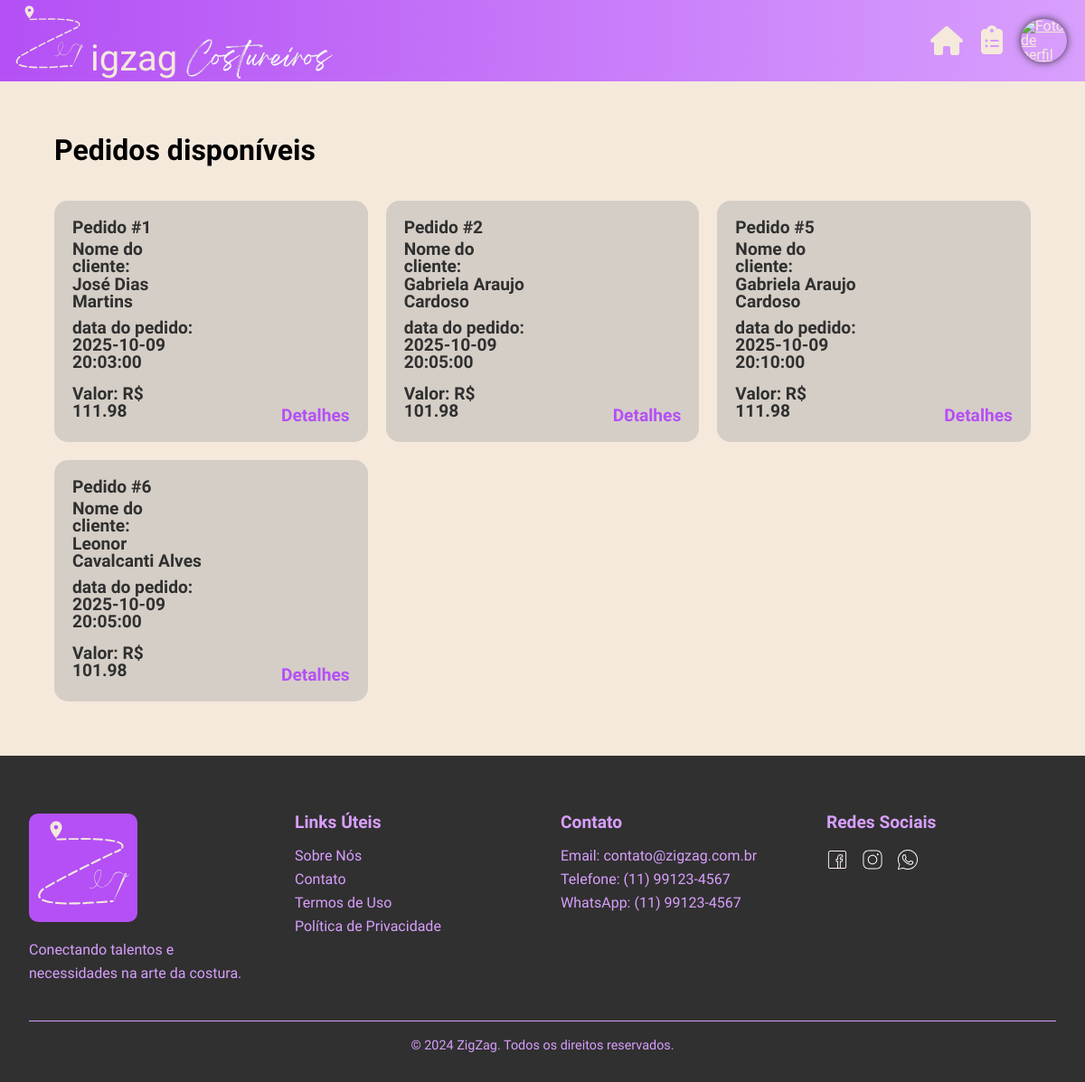
Page /costureiro/pedidos/index.php (signed in) on the committed database.
### tables this page shows
CREATE TABLE IF NOT EXISTS tbl_pedido
(
    ped_id integer NOT NULL PRIMARY KEY AUTO_INCREMENT,

    ped_data date,
    ped_horario time,

    ped_descricao text,

    ped_viagens tinyint DEFAULT 0,
    ped_concluido tinyint DEFAULT 0,

    cli_id integer,
    FOREIGN KEY (cli_id)
    REFERENCES tbl_cliente(cli_id)
    ON DELETE SET NULL,

    end_id integer,
    FOREIGN KEY (end_id)
    REFERENCES tbl_endereco_cliente(end_id)
    ON DELETE SET NULL
);

CREATE TABLE IF NOT EXISTS tbl_item
(
    ite_id integer NOT NULL PRIMARY KEY AUTO_INCREMENT,

    ite_descricao text,

    cat_id integer,
    FOREIGN KEY (cat_id) 
    REFERENCES tbl_catalogo(cat_id)
    ON DELETE SET NULL,

    ped_id integer NOT NULL,
    FOREIGN KEY (ped_id) 
    REFERENCES tbl_pedido(ped_id)
    ON DELETE CASCADE
);

CREATE TABLE IF NOT EXISTS tbl_cliente
(
    cli_id integer NOT NULL PRIMARY KEY AUTO_INCREMENT,

    cli_email varchar(320) NOT NULL,
    cli_senhaHash varchar(128) NOT NULL,

    cli_cpf bigint,
    cli_nome varchar(64),
    cli_nascimento date,
    cli_telefone bigint,

    cli_perfil varchar(255) DEFAULT 'default.png'
);

### web/costureiro/pedidos/bancoPedidos.php (called while the page is built)
<?php
function buscarPedidos($conexao, $id)
{
    $query = "SELECT *
    FROM tbl_pedido AS ped
    WHERE ped_concluido = 0
    AND ped_id = ANY(
	    SELECT ped_id
	    FROM tbl_item AS ite
	    JOIN tbl_catalogo AS cat ON cat.cat_id = ite.cat_id
	    JOIN tbl_costureiro AS cost ON cost.cos_id = cat.cos_id
	    WHERE cost.cos_id = $id
    );";
    $sqlexecutar = mysqli_query($conexao, $query);
    $resultado = mysqli_fetch_all($sqlexecutar, MYSQLI_ASSOC);
    return $resultado;
};
function exibirPedidos($conexao, $ped_id)
{
    $query = "SELECT *
            FROM tbl_pedido
                    JOIN tbl_item ON tbl_pedido.ped_id = tbl_item.ped_id
                    JOIN tbl_catalogo ON tbl_item.cat_id = tbl_catalogo.cat_id
                    JOIN tbl_costureiro ON tbl_catalogo.cos_id = tbl_costureiro.cos_id
                    JOIN tbl_cliente ON tbl_pedido.cli_id = tbl_cliente.cli_id
                    JOIN tbl_endereco_cliente ON tbl_pedido.end_id = tbl_endereco_cliente.end_id
                    WHERE tbl_pedido.ped_id = $ped_id";
    $sqlexecutar = mysqli_query($conexao, $query);
    $resultado = mysqli_fetch_all($sqlexecutar, MYSQLI_ASSOC);
    return $resultado;
}

### web/costureiro/pedidos/index.php (the view, shortened to what this page needs)
<!DOCTYPE html>
<html lang="pt-br">
<head>
    <link rel="stylesheet" href="pedidos.css" />
    <link rel="stylesheet" href="../home.css" />
    <link rel="stylesheet" href="https://unpkg.com/leaflet@1.9.4/dist/leaflet.css" />
    <?php session_start();
    require_once '../../conexao.php';
    require_once 'bancoPedidos.php';
    $id = $_SESSION["cos_id"];
    $buscarPedidos = buscarPedidos($conexao, $id);
    ?>
</head>
<body>
    <header class="top">
        <div class="header_logo">
            <a href="../../"><img class="logo_header" src="../../assets/svg/logo.svg" width="90" height="90"
                    alt="Logo ZigZag">
                <p class="zigzag_txt">igzag</p>
                <img class="cost_text" src="../../assets\images\cost_img\ZigZag.png" alt="cliente">
            </a>
        </div>
        <nav class="nav_header">
        </nav>
        <a class="icon" href="../"><i class="fa-solid fa-house fa-2x"></i></a>
        <a class="icon" href="../pedidos"><i class="fa-duotone fa-solid fa-clipboard-list fa-2xl" style="--fa-primary-color: #b450f5; --fa-secondary-color: #f5e9db;"></i></a>
        <a class="icon" href="../perfil/"><img
                class="icon_img_perfil"
                src="../../assets/uploads/profilepictures/<?php echo $_SESSION["cos_perfil"]; ?>"
                alt="Foto de perfil" />
        </a>
    </header>
    <div class="container-pedidos">
        <h1>Pedidos disponíveis</h1>
        <div class="grid-pedidos">
            <?php
            foreach ($buscarPedidos as $linha) {
                $exibirPedidos = exibirPedidos($conexao, $linha['ped_id']);
                $soma = 0;
                foreach ($exibirPedidos as $valor) {
                    $soma += $valor['cat_valor'];
                }
            ?>
                <div class="card-pedidos">
                    <div class="pedido-info">
                        <?php echo "<h2>Pedido #" . $exibirPedidos[0]["ped_id"] . "</h2>"; ?>
                        <h3>Nome do cliente:<br><?php echo $exibirPedidos[0]["cli_nome"]; ?> </h3>
                        <p>data do pedido: <br><?php echo $exibirPedidos[0]["ped_data"] . "<br>" . $exibirPedidos[0]["ped_horario"]; ?></p>
                        <p>Valor: R$ <?php echo $soma; ?></p>
                    </div>
                    <div class="pedido-detalhes">
                        <a href="detalhes/?id=<?php echo $exibirPedidos[0]["ped_id"]; ?>">Detalhes</a>
                    </div>
                </div>
            <?php
            }
            ?>
        </div>
    </div>
    <footer class="footer">
        <div class="container">
            <div class="footer-content">
                <div class="footer-section">
                    <img
                        src="../../assets/svg/logo.svg"
                        alt="ZigZag Logo"
                        class="footer-logo" />
                    <p>Conectando talentos e necessidades na arte da costura.</p>
                </div>
                <div class="footer-section">
                    <h3>Links Úteis</h3>
                    <ul>
                        <li><a href="../#sobre">Sobre Nós</a></li>
                        <li><a href="../#contato">Contato</a></li>
                        <li><a href="../">Termos de Uso</a></li>
                        <li><a href="../">Política de Privacidade</a></li>
                    </ul>
                </div>
                <div class="footer-section">
                    <h3>Contato</h3>
                    <ul>
                        <li>Email: contato@zigzag.com.br</li>
                        <li>Telefone: (11) 99123-4567</li>
                        <li>WhatsApp: (11) 99123-4567</li>
                    </ul>
                </div>
                <div class="footer-section">
                    <h3>Redes Sociais</h3>
                    <div class="social-links">
                        <a href="#"><img src="../../assets/svg/facebook.svg" alt="Facebook" /></a>
                        <a href="https://www.instagram.com/zigzag_ltda"><img src="../../assets/svg/instagram.svg" alt="Instagram" /></a>
                        <a href="#"><img src="../../assets/svg/whatsapp.svg" alt="WhatsApp" /></a>
                    </div>
                </div>
            </div>
            <div class="footer-bottom">
                <p>&copy; 2024 ZigZag. Todos os direitos reservados.</p>
            </div>
        </div>
    </footer>
</body>
</html>

### web/costureiro/pedidos/pedidos.css (style rules this page uses)
* { margin: 0; padding: 0; border: 0; font-size: 100%; font-family: "Iansui", cursive; cursor: default; box-sizing: border-box; vertical-align: baseline; }
article, aside, details, figcaption, figure, footer, header, hgroup, menu, nav, section { display: block; }
:root { --vermelho-erro: #f73151; --roxo-principal: #b450f5; --roxo-claro: #d89ffd; --roxo-mais-claro: #e7cef6; --preto: #303030; --cinza-escuro: #545454; --cinza: #a6a6a6; --bege: #f5e9dc; --bege-claro: #f5e9db; --amarelo: #edbd44; --mobile-pequeno: 320px; --mobile-normal: 480px; --tablet: 768px; --notebook: 1024px; --desktop: 1280px; --ultra-wide: 1440px; }
html, body { width: 100%; position: relative; }
body { line-height: 1; background-color: var(--bege); overflow-x: hidden; }
ol, ul { list-style: none; }
.grid-pedidos { display: grid; grid-template-columns: 1fr 1fr 1fr; gap: 20px; padding: 20px; }
.card-pedidos { display: grid; grid-template-columns: 1fr 1fr; border-radius: 15px; min-height: 200px; max-width: 400px; padding: 10px; background-color: #a6a6a667; transition: all 0.3s ease; }
.pedido-info { display: flex; gap: 5px; flex-direction: column; justify-content: space-between; align-items: baseline; padding: 10px; font-size: 1.2rem; font-weight: bold; color: var(--preto); }
.pedido-info p { margin: 5px 0; }

### web/costureiro/home.css (style rules this page uses)
* { margin: 0; padding: 0; border: 0; font-size: 100%; font-family: "Iansui", cursive; cursor: default; box-sizing: border-box; vertical-align: baseline; }
article, aside, details, figcaption, figure, footer, header, hgroup, menu, nav, section { display: block; }
:root { --roxo-principal: #b450f5; --roxo-claro: #d89ffd; --roxo-mais-claro: #e7cef6; --preto: #303030; --cinza-escuro: #545454; --cinza: #a6a6a6; --bege: #f5e9dc; --bege-claro: #f5e9db; --amarelo: #edbd44; --mobile-pequeno: 320px; --mobile-normal: 480px; --tablet: 768px; --notebook: 1024px; --desktop: 1280px; --ultra-wide: 1440px; }
html, body { width: 100%; position: relative; }
body { line-height: 1; background-color: var(--bege); overflow-x: hidden; }
ol, ul { list-style: none; }
.top { background: linear-gradient(90deg, var(--roxo-principal), var(--roxo-claro)); width: 100%; display: flex; box-sizing: border-box; }
.header_logo a { text-decoration: none; display: flex; }
.cost_text { width: max-content; height: 90px; scale: 0.5; margin: 0 0 -20px -80px; align-self: flex-end; }
.nav_header { width: 100%; display: flex; justify-content: space-around; align-items: center; flex-wrap: wrap; padding: 0 10px; box-sizing: border-box; }
.zigzag_txt { color: #f5e9db; font-family: "Iansui"; font-size: 40px; align-self: last baseline; margin: 0 0 5px 0; }
.logo_header { cursor: pointer; margin-left: 10px; transition: all 0.3s ease }
.icon { align-self: center; padding-right: 20px; color: #f5e9db; transition: all 0.3s ease; }
.icon::after { content: ""; position: absolute; width: 0; height: 2px; left: 50%; bottom: 0; background-color: var(--bege-claro); transition: all 1s ease; transform: translateX(-50%); }
.icon_img_perfil { object-fit: cover; width: 48px; height: 48px; border-radius: 100%; justify-content: center; box-shadow: #303030 0px 0px 8px; }
.footer { width: 100%; background-color: var(--preto); padding: 4rem 0 2rem; }
.footer-logo { background-color: var(--roxo-principal); border-radius: 10px; transition: all 0.3s ease; }
.footer .container { max-width: 1200px; margin: 0 auto; padding: 0 2rem; }
.footer-content { display: grid; grid-template-columns: repeat(4, 1fr); gap: 40px; margin-bottom: 40px; }
.footer-section h3 { color: var(--roxo-claro); margin-bottom: 20px; font-size: 1.2em; }
.footer-logo { width: 120px; margin-bottom: 15px; }
.footer-section p { color: var(--roxo-claro); line-height: 1.6; }
.footer-section ul { list-style: none; padding: 0; color: var(--roxo-claro); }
.footer-section ul li { margin-bottom: 10px; }
.footer-section ul li a { color: var(--roxo); text-decoration: none; transition: color 0.3s ease; cursor: pointer; }
.social-links { display: flex; gap: 15px; }
.social-links img { width: 24px; height: 24px; transition: transform 0.3s ease; cursor: pointer; }
.footer-bottom { text-align: center; padding-top: 20px; border-top: 1px solid var(--roxo-claro); }
.footer-bottom p { color: var(--roxo-claro); font-size: 0.9em; }

### rows in the picture
tbl_pedido: tbl_item.ped_id "1", cli.cli_nome "José Dias Martins", ped_data "2025-10-09", ped_horario "20:03:00", soma "111.98"
tbl_pedido: tbl_item.ped_id "2", cli.cli_nome "Gabriela Araujo Cardoso", ped_data "2025-10-09", ped_horario "20:05:00", soma "101.98"
tbl_pedido: tbl_item.ped_id "5", cli.cli_nome "Gabriela Araujo Cardoso", ped_data "2025-10-09", ped_horario "20:10:00", soma "111.98"
tbl_pedido: tbl_item.ped_id "6", cli.cli_nome "Leonor Cavalcanti Alves", ped_data "2025-10-09", ped_horario "20:05:00", soma "101.98"
